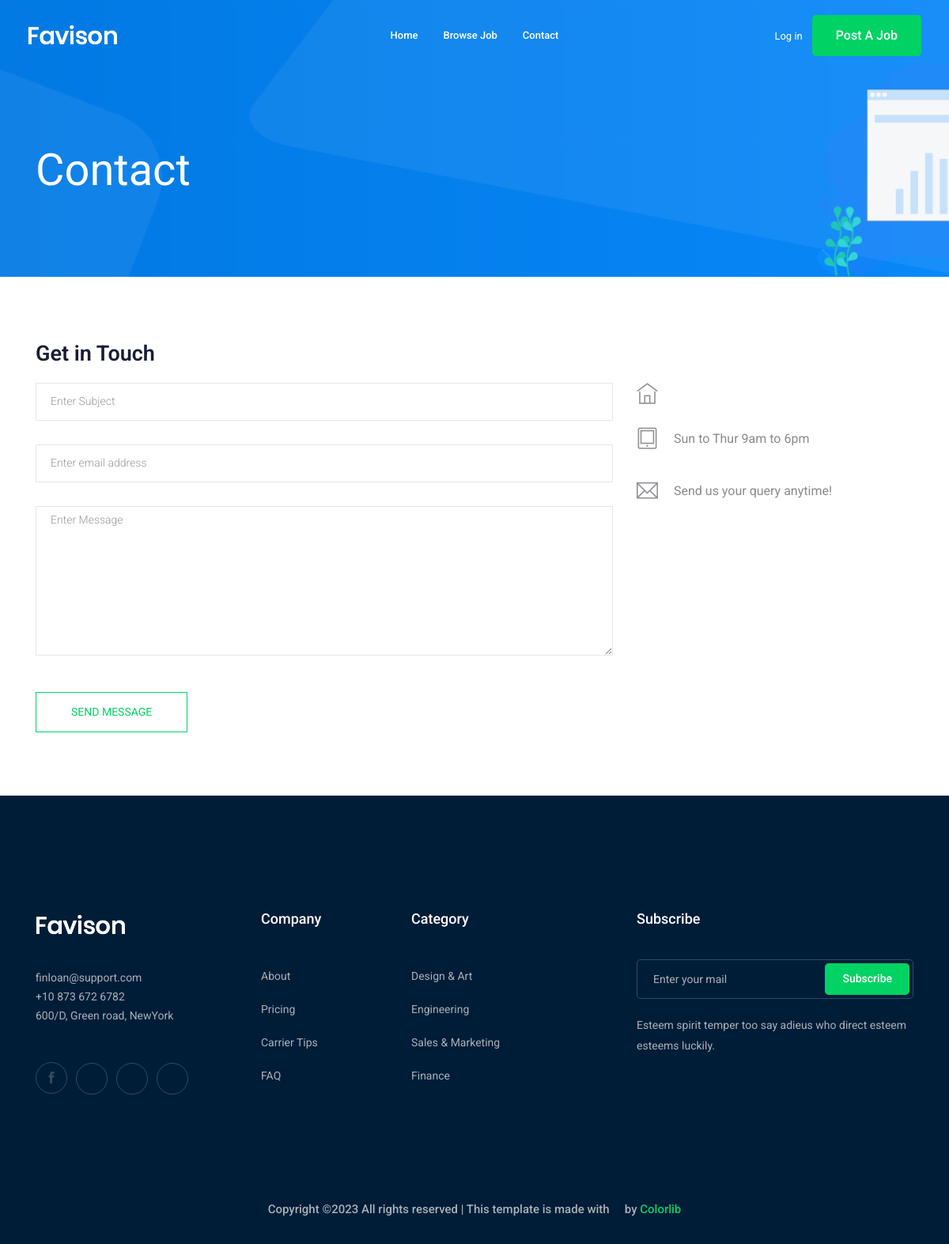
The page /contact-us/ on the database as committed earlier.
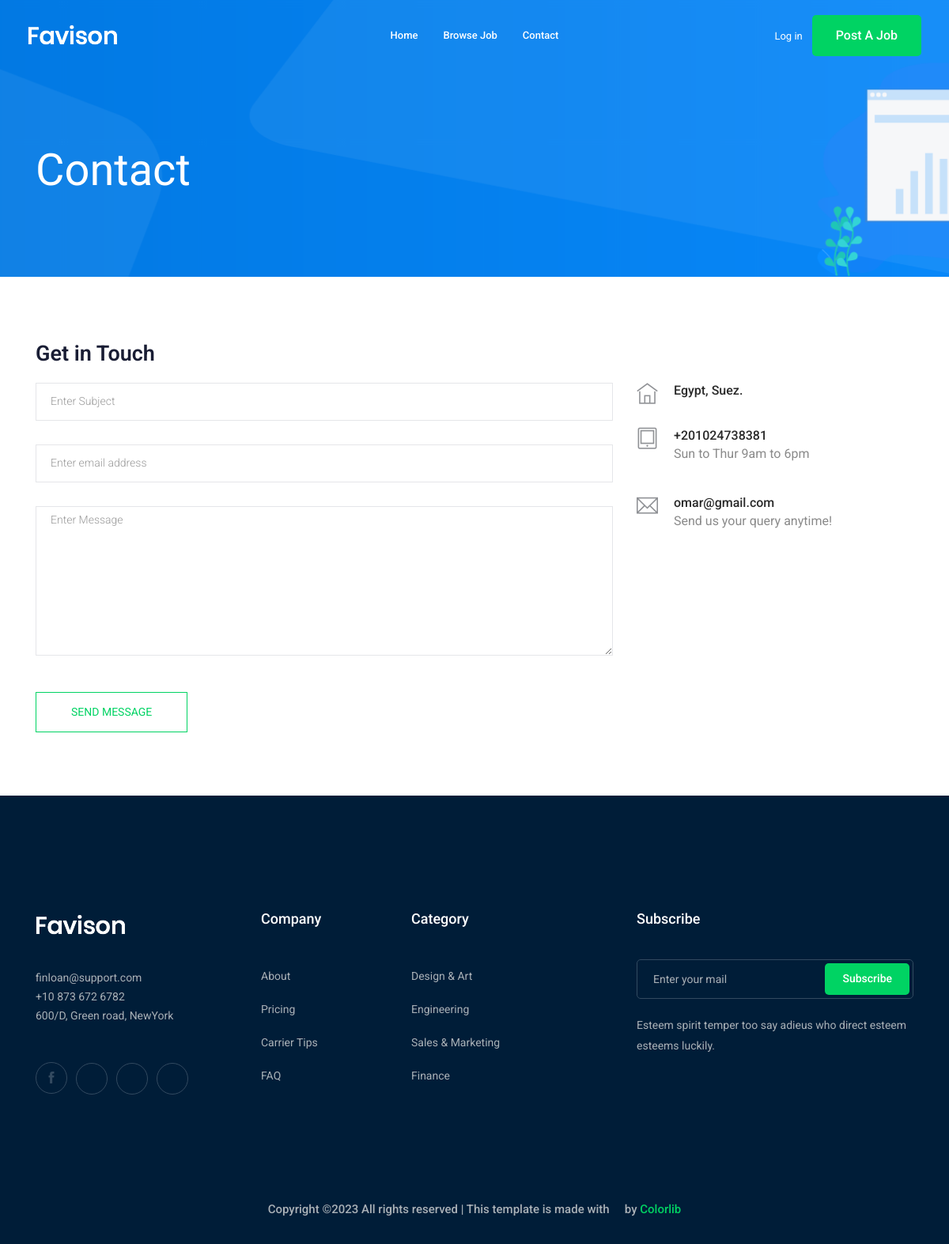
The same page on the database as committed later.
### contact/models.py (models this page shows, shortened)
class Info(models.Model):
    place = models.CharField(max_length=50)
    phone_number = models.CharField( max_length=20)
    email = models.EmailField( max_length=254)
    class Meta:
        verbose_name = ("Info")
        verbose_name_plural = ("Infos")

### contact/views.py (the view, shortened to what this page needs)
# urls.py: path('' ,  views.send_message , name='contact'),
def send_message(request):
    myinfo = Info.objects.last()
    return render(request,'contact/contact.html',{'myinfo':myinfo})

### contact/templates/contact/contact.html (shortened to what this page needs)
{% extends "base.html" %}
{% block body %}
    <div class="bradcam_area bradcam_bg_1">
        <div class="container">
            <div class="row">
                <div class="col-xl-12">
                    <div class="bradcam_text">
                        <h3>contact</h3>
                    </div>
                </div>
            </div>
        </div>
    </div>
  <section class="contact-section section_padding">
    <div class="container">
      <div class="row">
        <div class="col-12">
          <h2 class="contact-title">Get in Touch</h2>
        </div>
        <div class="col-lg-8">
          <form class="form-contact contact_form"  method="post" >
            <div class="row">
                <div class="col-12">
                    <div class="form-group">
                      <input class="form-control" name="subject" id="subject" type="text" onfocus="this.placeholder = ''" onblur="this.placeholder = 'Enter Subject'" placeholder = 'Enter Subject'>
                    </div>
                  </div>
                  <div class="col-sm-12">
                    <div class="form-group">
                      <input class="form-control" name="email" id="email" type="email" onfocus="this.placeholder = ''" onblur="this.placeholder = 'Enter email address'" placeholder = 'Enter email address'>
                    </div>
                  </div>
              <div class="col-12">
                <div class="form-group">
                    <textarea class="form-control w-100" name="message" id="message" cols="30" rows="9" onfocus="this.placeholder = ''" onblur="this.placeholder = 'Enter Message'" placeholder = 'Enter Message'></textarea>
                </div>
              </div>
            </div>
            <div class="form-group mt-3">
              <button type="submit" class="button button-contactForm btn_4 boxed-btn">Send Message</button>
            </div>
          </form>
        </div>
        <div class="col-lg-4">
          <div class="media contact-info">
            <span class="contact-info__icon"><i class="ti-home"></i></span>
            <div class="media-body">
              <h3>{{myinfo.place}}</h3>
            </div>
          </div>
          <div class="media contact-info">
            <span class="contact-info__icon"><i class="ti-tablet"></i></span>
            <div class="media-body">
              <h3>{{myinfo.phone_number}}</h3>
              <p>Sun to Thur 9am to 6pm</p>
            </div>
          </div>
          <div class="media contact-info">
            <span class="contact-info__icon"><i class="ti-email"></i></span>
            <div class="media-body">
              <h3>{{myinfo.email}}</h3>
              <p>Send us your query anytime!</p>
            </div>
          </div>
        </div>
      </div>
    </div>
  </section>
  {% endblock body %}

### templates/base.html (shortened to what this page needs)
{% load static %}
<!doctype html>
<html class="no-js" lang="zxx">
<head>
    <link rel="stylesheet" href="{% static "css/bootstrap.min.css" %}">
    <link rel="stylesheet" href="{% static "css/owl.carousel.min.css" %}">
    <link rel="stylesheet" href="{% static "css/magnific-popup.css" %}">
    <link rel="stylesheet" href="{% static "css/font-awesome.min.css" %}">
    <link rel="stylesheet" href="{% static "css/themify-icons.css" %}">
    <link rel="stylesheet" href="{% static "css/nice-select.css" %}">
    <link rel="stylesheet" href="{% static "css/flaticon.css" %}">
    <link rel="stylesheet" href="{% static "css/jquery-ui.css" %}">
    <link rel="stylesheet" href="{% static "css/gijgo.css" %}">
    <link rel="stylesheet" href="{% static "css/animate.min.css" %}">
    <link rel="stylesheet" href="{% static "css/slicknav.css" %}">
    <link rel="stylesheet" href="{% static "css/style.css" %}">
</head>
<body>
    <header>
        <div class="header-area ">
            <div id="sticky-header" class="main-header-area">
                <div class="container-fluid ">
                    <div class="header_bottom_border">
                        <div class="row align-items-center">
                            <div class="col-xl-3 col-lg-2">
                                <div class="logo">
                                    <a href="index.html">
                                        <img src="img/logo.png" alt="">
                                    </a>
                                </div>
                            </div>
                            <div class="col-xl-6 col-lg-7">
                                <div class="main-menu  d-none d-lg-block">
                                    <nav>
                                        <ul id="navigation">
                                            <li><a href="/">home</a></li>
                                            <li><a href="{% url "jobs:job_list" %}">Browse Job</a></li>
                                            <li><a href="{% url "contact:contact" %}">Contact</a></li>
                                        </ul>
                                    </nav>
                                </div>
                            </div>
                            <div class="col-xl-3 col-lg-3 d-none d-lg-block">
                                <div class="Appointment">
                                    {% if request.user.is_authenticated %}
                                    <div class="phone_num d-none d-xl-block">
                                        <a href="{% url "accounts:profile" %}"> Profile </a>
                                    </div>
                                    {% else %}
                                    <div class="phone_num d-none d-xl-block">
                                        <a href="{% url "login" %}">Log in</a>
                                    </div>
                                    {% endif %}
                                    <div class="d-none d-lg-block">
                                        <a class="boxed-btn3" href="{% url "jobs:add_job" %}">Post a Job</a>
                                    </div>
                                </div>
                            </div>
                            <div class="col-12">
                            </div>
                        </div>
                    </div>
                </div>
            </div>
        </div>
    </header>
    {% block body %}
    {% endblock body %}
    <footer class="footer">
        <div class="footer_top">
            <div class="container">
                <div class="row">
                    <div class="col-xl-3 col-md-6 col-lg-3">
                        <div class="footer_widget wow fadeInUp" data-wow-duration="1s" data-wow-delay=".3s">
                            <div class="footer_logo">
                                <a href="#">
                                    <img src="img/logo.png" alt="">
                                </a>
                            </div>
                            <p>
                                finloan@support.com <br>
                                +10 873 672 6782 <br>
                                600/D, Green road, NewYork
                            </p>
                            <div class="socail_links">
                                <ul>
                                    <li>
                                        <a href="#">
                                            <i class="ti-facebook"></i>
                                        </a>
                                    </li>
                                    <li>
                                        <a href="#">
                                            <i class="fa fa-google-plus"></i>
                                        </a>
                                    </li>
                                    <li>
                                        <a href="#">
                                            <i class="fa fa-twitter"></i>
                                        </a>
                                    </li>
                                    <li>
                                        <a href="#">
                                            <i class="fa fa-instagram"></i>
                                        </a>
                                    </li>
                                </ul>
                            </div>
                        </div>
                    </div>
                    <div class="col-xl-2 col-md-6 col-lg-2">
                        <div class="footer_widget wow fadeInUp" data-wow-duration="1.1s" data-wow-delay=".4s">
                            <h3 class="footer_title">
                                Company
                            </h3>
                            <ul>
                                <li><a href="#">About </a></li>
                                <li><a href="#"> Pricing</a></li>
                                <li><a href="#">Carrier Tips</a></li>
                                <li><a href="#">FAQ</a></li>
                            </ul>
                        </div>
                    </div>
                    <div class="col-xl-3 col-md-6 col-lg-3">
                        <div class="footer_widget wow fadeInUp" data-wow-duration="1.2s" data-wow-delay=".5s">
                            <h3 class="footer_title">
                                Category
                            </h3>
                            <ul>
                                <li><a href="#">Design & Art</a></li>
                                <li><a href="#">Engineering</a></li>
                                <li><a href="#">Sales & Marketing</a></li>
                                <li><a href="#">Finance</a></li>
                            </ul>
                        </div>
                    </div>
                    <div class="col-xl-4 col-md-6 col-lg-4">
                        <div class="footer_widget wow fadeInUp" data-wow-duration="1.3s" data-wow-delay=".6s">
                            <h3 class="footer_title">
                                Subscribe
                            </h3>
                            <form action="#" class="newsletter_form">
                                <input type="text" placeholder="Enter your mail">
                                <button type="submit">Subscribe</button>
                            </form>
                            <p class="newsletter_text">Esteem spirit temper too say adieus who direct esteem esteems
                                luckily.</p>
                        </div>
                    </div>
                </div>
            </div>
        </div>
        <div class="copy-right_text wow fadeInUp" data-wow-duration="1.4s" data-wow-delay=".3s">
            <div class="container">
                <div class="row">
                    <div class="col-xl-12">
                        <p class="copy_right text-center">
Copyright &copy;<script>document.write(new Date().getFullYear());</script> All rights reserved | This template is made with <i class="fa fa-heart-o" aria-hidden="true"></i> by <a href="https://colorlib.com" target="_blank">Colorlib</a>
                        </p>
                    </div>
                </div>
            </div>
        </div>
    </footer>
</body>
</html>

Rows that differ between the two databases and show on the page:
added Info: place "Egypt, Suez.", phone_number "+201024738381", email "omar@gmail.com"
